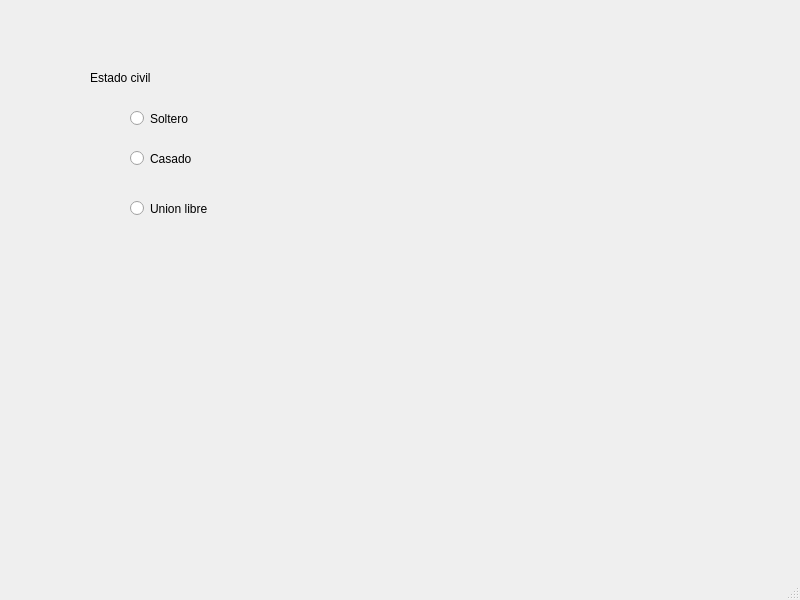
<?xml version="1.0" encoding="UTF-8"?>
<ui version="4.0">
 <class>MainWindow</class>
 <widget class="QMainWindow" name="MainWindow">
  <property name="geometry">
   <rect>
    <x>0</x>
    <y>0</y>
    <width>800</width>
    <height>600</height>
   </rect>
  </property>
  <property name="windowTitle">
   <string>MainWindow</string>
  </property>
  <widget class="QWidget" name="centralwidget">
   <widget class="QRadioButton" name="rb_soltero">
    <property name="geometry">
     <rect>
      <x>130</x>
      <y>110</y>
      <width>82</width>
      <height>17</height>
     </rect>
    </property>
    <property name="text">
     <string>Soltero</string>
    </property>
   </widget>
   <widget class="QRadioButton" name="rb_casado">
    <property name="geometry">
     <rect>
      <x>130</x>
      <y>150</y>
      <width>82</width>
      <height>17</height>
     </rect>
    </property>
    <property name="text">
     <string>Casado</string>
    </property>
   </widget>
   <widget class="QRadioButton" name="rb_union">
    <property name="geometry">
     <rect>
      <x>130</x>
      <y>200</y>
      <width>82</width>
      <height>17</height>
     </rect>
    </property>
    <property name="text">
     <string>Union libre</string>
    </property>
   </widget>
   <widget class="QLabel" name="label">
    <property name="geometry">
     <rect>
      <x>90</x>
      <y>70</y>
      <width>81</width>
      <height>16</height>
     </rect>
    </property>
    <property name="text">
     <string>Estado civil</string>
    </property>
   </widget>
  </widget>
  <widget class="QMenuBar" name="menubar">
   <property name="geometry">
    <rect>
     <x>0</x>
     <y>0</y>
     <width>800</width>
     <height>21</height>
    </rect>
   </property>
  </widget>
  <widget class="QStatusBar" name="statusbar"/>
 </widget>
 <resources/>
 <connections/>
</ui>
